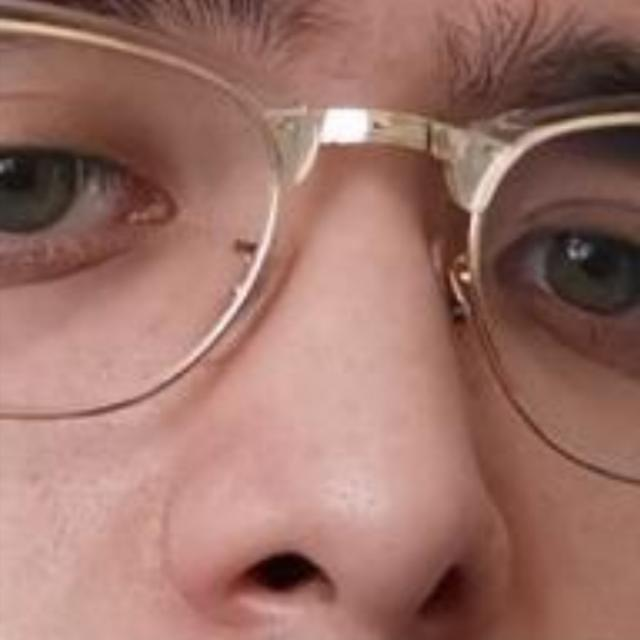
#> input picture Tarea5/pp.png, 640 x 640 px
$ python example.py
#> lines starting #> are read from the running program, lines starting #| are printed output that depends on the picture
import numpy as np
import cv2
from matplotlib import pyplot as plt

image = cv2.imread('pp.png')
#> image is the input picture: shape (640, 640, 3); mean B, G, R 103.9, 113.6, 155.9

gray = cv2.cvtColor(image, cv2.COLOR_BGR2GRAY)
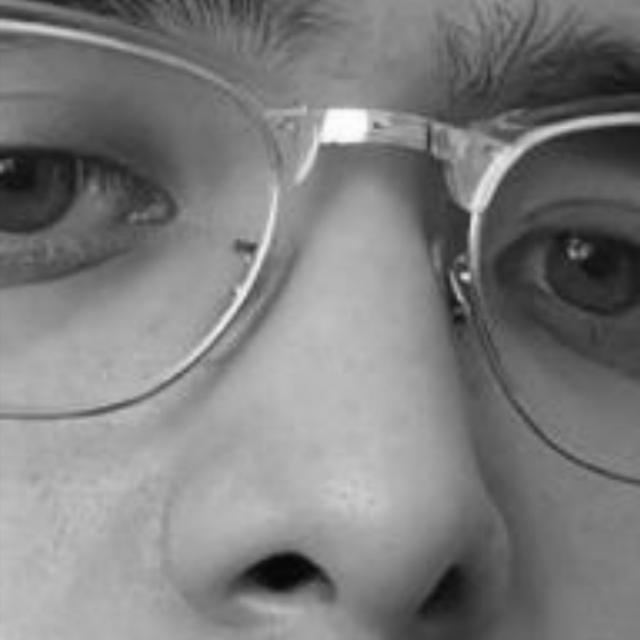
#> gray: shape (640, 640); min 6, max 254, mean 125.2
cv2.imwrite('gray.jpg', gray)

plt.hist(image.ravel(), 256, [0, 256]);
plt.show()
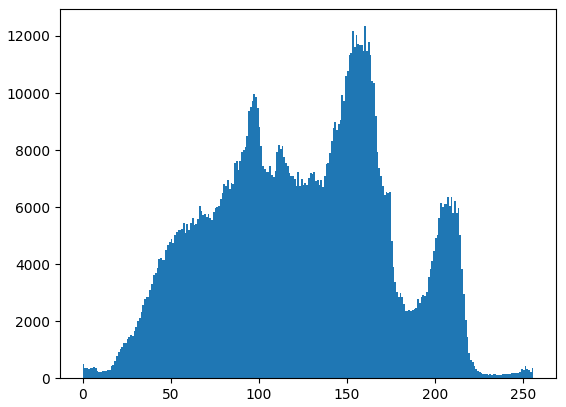
#> figure drawn by matplotlib, 1 panel; tallest bar 12343 high, from x = 160 to 161

image = cv2.imread('pp.png', cv2.IMREAD_GRAYSCALE)
#> image: shape (640, 640); min 5, max 254, mean 124.6
cv2.equalizeHist(image)
cv2.imshow('Histogram', image)

plt.hist(image.ravel(), 256, [0, 256]);
plt.show()
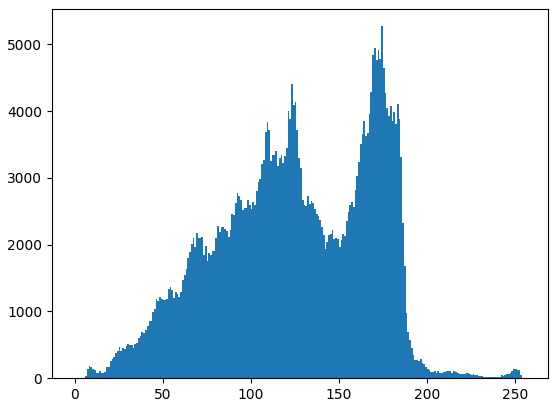
#> figure drawn by matplotlib, 1 panel; tallest bar 5273 high, from x = 174 to 175

cv2.waitKey(0)
cv2.destroyAllWindows()


img = cv2.imread('pp.png')
color = ('b','g','r')
for i,col in enumerate(color):
    histr = cv2.calcHist([img],[i],None,[256],[0,256])
    plt.plot(histr,color = col)
    plt.xlim([0,256])
plt.show()
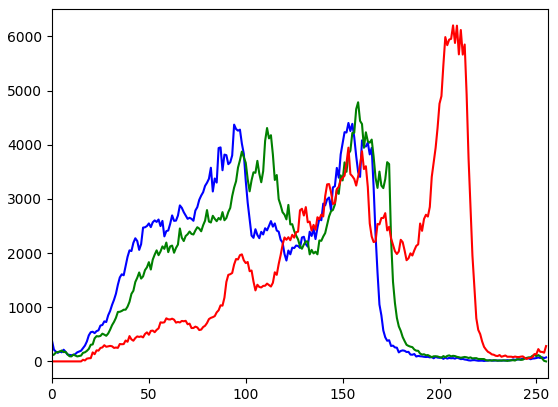
#> figure drawn by matplotlib, 1 panel; curve peaks at x = 153, y = 4402; curve peaks at x = 158, y = 4784; curve peaks at x = 207, y = 6203
